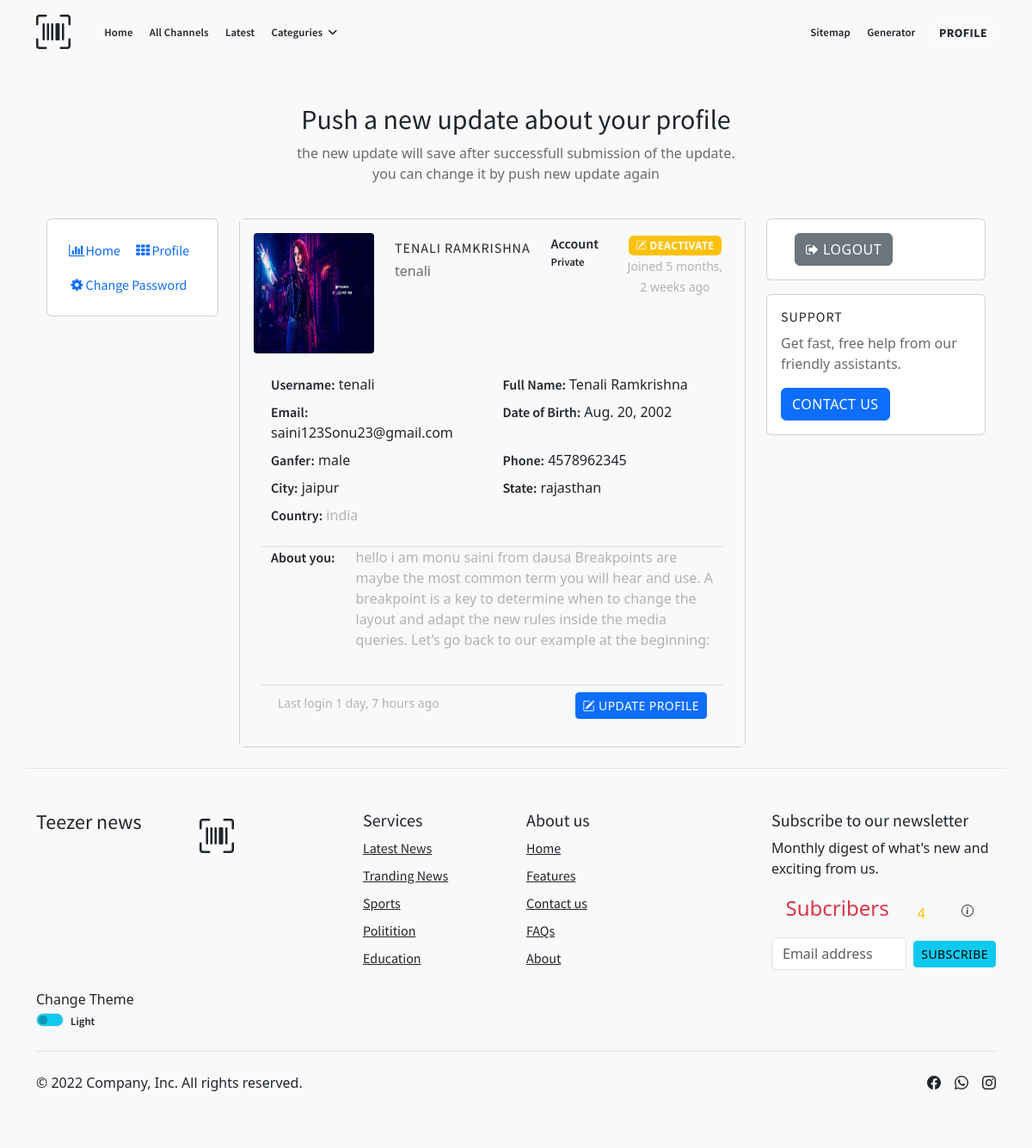
/profile/ (signed in), run on the app's committed database.
### news/models.py (models this page shows)
class User(AbstractUser):
    gender = models.CharField(max_length=10,default='male',choices=[('male','male'),('female','female'),('other','other')])
    dob = models.DateField(null=True,blank=True)
    phone = models.CharField(max_length=15,default='',blank=True)
    city = models.CharField(max_length=50,default='',blank=True)
    state = models.CharField(max_length=50,default='',blank=True)
    country = models.CharField(max_length=50,default='',blank=True)
    bio = models.TextField(blank=True)
    private = models.BooleanField(default=False)
    profile = models.ImageField(upload_to='profile_images', blank=True,null=True)
    groups = models.ManyToManyField(Group, related_name='users',blank=True)
    user_permissions = models.ManyToManyField(Permission, related_name='users',blank=True)

### profiles/views.py (the view)
# urls.py: path('',login_required(Dashboard),name='dashboard'),
def Dashboard(request):
    return render(request,'dashboard.html')

### profiles/templates/dashboard.html (shortened to what this page needs)
{% extends 'base2.html' %}
{% block content_box %}
{% load humanize %}
<section class="d-flex flex-column justify-content-center align-items-center pb-4">
    <div class="container">
        <div class="row justify-content-center">
            <div class="col-lg-6 text-center">
                <h2>Push a new update about your profile</h2>
                <p>the new update will save after successfull submission of the update. you can change it by push new
                    update again</p>
            </div>
        </div>
    </div>
</section>
<link href="https://maxcdn.bootstrapcdn.com/font-awesome/4.3.0/css/font-awesome.min.css" rel="stylesheet">
<div class="container">
    <div class="row flex-lg-nowrap">
        <div class="col-12 col-lg-auto mb-3">
            <div class="card p-3 side-action" style="width: 200px !important;" >
                <div class="e-navlist e-navlist--active-bg"  >
                    <ul class="nav">
                        <li class="nav-item"><a class="nav-link px-2 active" href="/"><i
                                    class="fa fa-fw fa-bar-chart mr-1"></i><span>Home</span></a></li>
                        <li class="nav-item"><a class="nav-link px-2" href="/profile"><i
                                    class="fa fa-fw fa-th mr-1"></i><span>Profile</span></a></li>
                        <li class="nav-item"><a class="nav-link px-2" href="/profile/password/change"><i
                                    class="fa fa-fw fa-cog mr-1"></i><span>Change Password</span></a></li>
                    </ul>
                </div>
            </div>
        </div>
        <div class="col">
            <div class="row">
                <div class="col mb-4">
                    <form action="/profile/{{request.user.id}}/update" method="post" enctype="multipart/form-data">
                        <div class="card ">
                            <div class="card-body text-dark bg-light">
                                <div class="e-profile">
                                    <div class="row">
                                        <div class="col-12 col-sm-auto mb-3">
                                            <div class="mx-auto" style="width: 140px;">
                                                <div class="d-flex justify-content-center align-items-center rounded"
                                                    style="height: 140px; background-color: rgb(233, 236, 239);">
                                                    <img id="profile_image" src="{{request.user.profile.url}}"
                                                        style="width:100%;height:100%;border-radius:4px;">
                                                </div>
                                            </div>
                                        </div>
                                        <div class="col d-flex flex-column flex-sm-row justify-content-between mb-3">
                                            <div class="text-center text-sm-left mb-2 mb-sm-0">
                                                <h6 class="pt-sm-2 pb-1 mb-0 text-nowrap">
                                                    {{request.user.first_name}}
                                                    {{request.user.last_name}}</h6>
                                                <p class="mb-0 text-start">{{request.user.username}}</p>
                                            </div>
                                        </div>
                                        <div class="col-md-auto">
                                            <label for="type">
                                                <span class="fs-6">Account</span><br>
                                                {% if request.user.private %}
                                                Private
                                                {% else %}
                                                Public
                                                {% endif %}
                                            </label>
                                        </div>
                                        <div class="col text-center text-sm-right">
                                            <form action="/profile/{{request.user.id}}/deactivate">
                                                <button class="btn badge badge-danger bg-warning " type="submit">
                                                    <i class="bi bi-pencil-square"></i>
                                                    <span>Deactivate</span>
                                                </button>
                                            </form>
                                            <div class="text-muted"><small>Joined
                                                    {{request.user.date_joined|naturaltime}}</small></div>
                                        </div>
                                    </div>
                                </div>
                                <div class="row m-2">
                                    <div class="col">
                                        <label for="username" class="fs-6">Username:</label>
                                        {{request.user.username}}
                                    </div>
                                    <div class="col-md">
                                        <label for="name" class="fs-6">Full Name:</label>
                                        {{request.user.first_name|capfirst}} {{request.user.last_name|capfirst}}
                                    </div>
                                </div>
                                <div class="row m-2">
                                    <div class="col">
                                        <label for="email" class="fs-6">Email:</label>
                                        {{request.user.email}}
                                    </div>
                                    <div class="col-md">
                                        <label for="dob" class="fs-6">Date of Birth:</label>
                                        {{request.user.dob}}
                                    </div>
                                </div>
                                <div class="row m-2 ">
                                    <div class="col-md">
                                        <label for="gender" class="fs-6">Ganfer:</label>
                                        {{request.user.gender}}
                                    </div>
                                    <div class="col-md">
                                        <label for="hone" class="fs-6">Phone:</label>
                                        {{request.user.phone}}
                                    </div>
                                </div>
                                <div class="row m-2 ">
                                    <div class="col">
                                        <label for="city" class="fs-6">City:</label>
                                        {{request.user.city}}
                                    </div>
                                    <div class="col-md">
                                        <label for="state" class="fs-6">State:</label>
                                        {{request.user.state}}
                                    </div>
                                </div>
                                <div class="row m-2 ">
                                    <div class="col-md">
                                        <label for="country" class="fs-6">Country:</label>
                                        <span class="text-muted">{{request.user.country}}</span>
                                    </div>
                                </div>
                                <div class="row m-2  border-top my-4">
                                    <div class="col-md-auto">
                                        <label for="bio" class="fs-6">About you:</label>
                                    </div>
                                    <div class="col">
                                        <p class="text-muted">
                                            {{request.user.bio}}
                                        </p>
                                    </div>
                                </div>
                                <div class="row  m-2 border-top p-2">
                                    <div class="col text-muted">
                                        <small>Last login
                                            {{request.user.last_login|naturaltime}}</small>
                                    </div>
                                    <div class="col text-end">
                                        <form action="/profile/{{request.user.id}}/update">
                                            <button class="btn btn-primary btn-sm" type="submit">
                                                <i class="bi bi-pencil-square"></i>
                                                <span>Update Profile</span>
                                            </button>
                                        </form>
                                    </div>
                                </div>
                            </div>
                        </div>
                </div>
            </div>
        </div>
        <div class="col-12 col-md-3 mb-3">
            <div class="card mb-3">
                <div class="card-body">
                    <div class="px-xl-3">
                        <form action="/logout/" method="post">
                            <button type="submit" class="btn btn-block btn-secondary">
                                <i class="fa fa-sign-out"></i>
                                <span>Logout</span>
                            </button>
                        </form>
                    </div>
                </div>
            </div>
            <div class="card">
                <div class="card-body">
                    <h6 class="card-title font-weight-bold">Support</h6>
                    <p class="card-text">Get fast, free help from our friendly assistants.</p>
                    <a href="/contact" type="button" class="btn btn-primary">Contact Us</a>
                </div>
            </div>
        </div>
    </div>
</div>
{% endblock content_box %}
{% block js %}
{% load static %}
{% endblock js %}

### data on the page
User: user.profile (picture), user.first_name "TENALI", user.last_name "RAMKRISHNA", user.username "tenali", user.date_joined "5 months, 2 weeks ago", user.first_name "Tenali", user.last_name "Ramkrishna", user.email "saini123Sonu23@gmail.com", user.dob "Aug. 20, 2002", user.gender "male", user.phone "4578962345", user.city "jaipur", user.state "rajasthan", user.country "india", user.bio "hello i am monu saini from dausa Breakpoints are maybe the most common term you will hear and use. A breakpoint is a key to determine when to change the layout and adapt the new rules inside the media queries. Let’s go back to our example at the beginning:", user.last_login "1 day, 7 hours ago"
